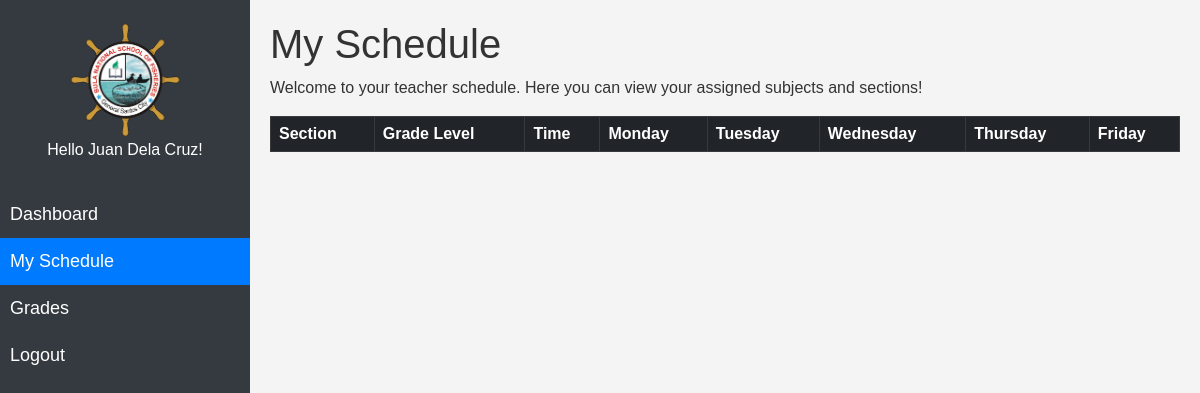
The page /modules_teacher/schedule/index.php (signed in) on the database as committed earlier.
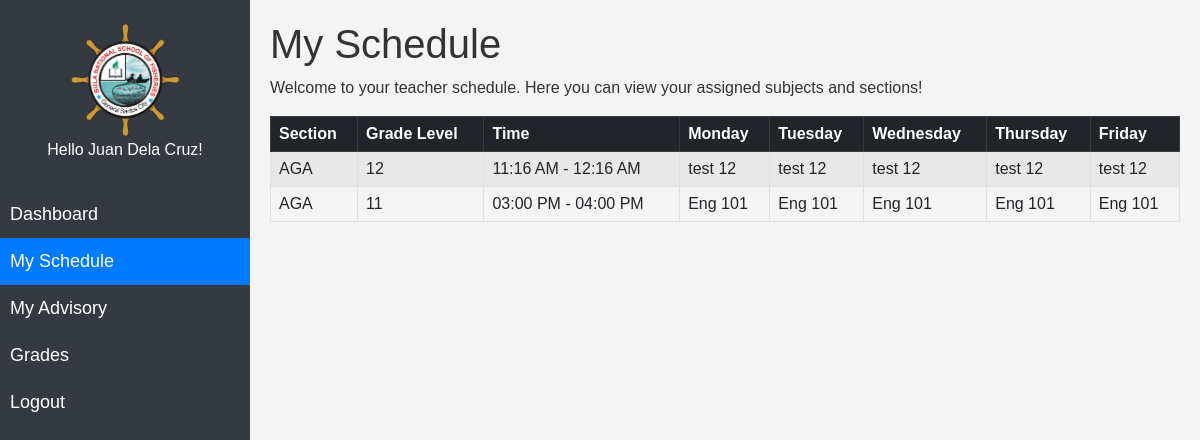
The same page on the database as committed later.
### tables this page shows
CREATE TABLE `schedules` (
  `id` int(11) NOT NULL,
  `section` varchar(255) NOT NULL,
  `quarter` varchar(100) NOT NULL,
  `semester` varchar(100) NOT NULL,
  `grade_level` varchar(100) NOT NULL,
  `time_from` time NOT NULL,
  `time_to` time NOT NULL,
  `monday` varchar(255) DEFAULT NULL,
  `tuesday` varchar(255) DEFAULT NULL,
  `wednesday` varchar(255) DEFAULT NULL,
  `thursday` varchar(255) DEFAULT NULL,
  `friday` varchar(255) DEFAULT NULL,
  `school_year` varchar(100) NOT NULL,
  `adviser` varchar(100) NOT NULL,
  `created_at` timestamp NOT NULL DEFAULT current_timestamp()
);

CREATE TABLE `strand` (
  `id` int(11) NOT NULL,
  `track` varchar(100) NOT NULL,
  `code` varchar(100) NOT NULL,
  `name` varchar(100) NOT NULL,
  `details` varchar(100) NOT NULL,
  `teacher_id` varchar(100) NOT NULL,
  `del_status` varchar(100) NOT NULL
);

CREATE TABLE `subject` (
  `id` int(11) NOT NULL,
  `code` varchar(100) NOT NULL,
  `name` varchar(100) NOT NULL,
  `details` varchar(255) NOT NULL,
  `teacher_id` varchar(100) NOT NULL,
  `grade_level` varchar(100) NOT NULL,
  `del_status` varchar(50) NOT NULL
);

### modules_teacher/schedule/index.php (the view, shortened to what this page needs)
<?php
include "../../db_conn.php";
$page = 'Schedule';
include "../../navbar_teacher.php";
$teacher_id = $_SESSION['id'];
$sql = "SELECT s.id, strand.name AS section_name, s.quarter, s.grade_level, s.time_from, s.time_to,
            subj_monday.code AS monday, subj_tuesday.code AS tuesday, subj_wednesday.code AS wednesday,
            subj_thursday.code AS thursday, subj_friday.code AS friday,
            s.school_year, s.semester
        FROM schedules s
        LEFT JOIN strand ON s.section = strand.id
        LEFT JOIN subject subj_monday ON s.monday = subj_monday.id AND subj_monday.teacher_id = ?
        LEFT JOIN subject subj_tuesday ON s.tuesday = subj_tuesday.id AND subj_tuesday.teacher_id = ?
        LEFT JOIN subject subj_wednesday ON s.wednesday = subj_wednesday.id AND subj_wednesday.teacher_id = ?
        LEFT JOIN subject subj_thursday ON s.thursday = subj_thursday.id AND subj_thursday.teacher_id = ?
        LEFT JOIN subject subj_friday ON s.friday = subj_friday.id AND subj_friday.teacher_id = ?
        WHERE (subj_monday.id IS NOT NULL OR subj_tuesday.id IS NOT NULL OR
               subj_wednesday.id IS NOT NULL OR subj_thursday.id IS NOT NULL OR subj_friday.id IS NOT NULL)";
$stmt = $conn->prepare($sql);
$stmt->bind_param("iiiii", $teacher_id, $teacher_id, $teacher_id, $teacher_id, $teacher_id);
$stmt->execute();
$result = $stmt->get_result();
?>
<!DOCTYPE html>
<html lang="en">
<head>
  <link rel="stylesheet" href="../../assets/css/navbar.css">
  <link rel="stylesheet" href="../../assets/css/bootstrap5.3.0/bootstrap.min.css">
  <link rel="stylesheet" href="../../assets/css/styles.css">
</head>
<body>
  <div class="content" id="content">
    <h1>My Schedule</h1>
    <p>Welcome to your teacher schedule. Here you can view your assigned subjects and sections!</p>
    <table class="table table-bordered table-striped">
      <thead class="table-dark">
        <tr>
          <th>Section</th>
          <th>Grade Level</th>
          <th>Time</th>
          <th>Monday</th>
          <th>Tuesday</th>
          <th>Wednesday</th>
          <th>Thursday</th>
          <th>Friday</th>
        </tr>
      </thead>
      <tbody>
        <?php while ($row = $result->fetch_assoc()) : ?>
          <tr>
            <td><?= htmlspecialchars($row['section_name']) ?></td>
            <td><?= htmlspecialchars($row['grade_level']) ?></td>
            <td><?= date("h:i A", strtotime($row['time_from'])) . " - " . date("h:i A", strtotime($row['time_to'])) ?></td>
            <td><?= !empty($row['monday']) ? htmlspecialchars($row['monday']) : '-' ?></td>
            <td><?= !empty($row['tuesday']) ? htmlspecialchars($row['tuesday']) : '-' ?></td>
            <td><?= !empty($row['wednesday']) ? htmlspecialchars($row['wednesday']) : '-' ?></td>
            <td><?= !empty($row['thursday']) ? htmlspecialchars($row['thursday']) : '-' ?></td>
            <td><?= !empty($row['friday']) ? htmlspecialchars($row['friday']) : '-' ?></td>
          </tr>
        <?php endwhile; ?>
      </tbody>
    </table>
  </div>
</body>
</html>

### navbar_teacher.php (shortened to what this page needs)
<?php
include "../../db_conn.php";
if (isset($_SESSION['id'])) {
    $teacher_id = $_SESSION['id'];
    $query = mysqli_query($conn, "SELECT * FROM teacher where id = '$teacher_id' AND del_status != 'deleted'");
    $teacher_creds = mysqli_fetch_array($query);
    $adviser_query = mysqli_query($conn, "SELECT * FROM `schedules` WHERE adviser = '$teacher_id' LIMIT 1;");
    $adviser_row = mysqli_fetch_array($adviser_query);
}
?>
<div class="sidebar" id="sidebar">
    <div>
      <img src="../../assets/img/logo.png" alt="Logo" class="logo">
    </div>
    <h6 class="text-center">Hello <?php echo $teacher_creds['first_name'] . " " . $teacher_creds['last_name'] ?>! </h6>
<br>
    <a href="../dashboard" class="<?php if ($page == 'Dashboard') {echo 'active';} ?>" >Dashboard</a>
    <a href="../schedule" class="<?php if ($page == 'Schedule') {echo 'active';} ?>">My Schedule</a>
    <?php if($adviser_row){ ?>
    <a href="../advisory" class="<?php if ($page == 'Advisory') {echo 'active';} ?>">My Advisory</a>
    <?php } ?>
    <a href="../student" class="<?php if ($page == 'Students') {echo 'active';} ?>">Grades</a>
    <a href="../../logout.php">Logout</a>
  </div>

Rows that differ between the two databases and show on the page:
added schedules: strand.name "AGA", grade_level "12", time_from "11:16 AM", time_to "12:16 AM", subject.code "test 12"
added schedules: strand.name "AGA", grade_level "11", time_from "03:00 PM", time_to "04:00 PM", subject.code "Eng 101"
Other text that changed with them:
text now shown: "My Advisory"
